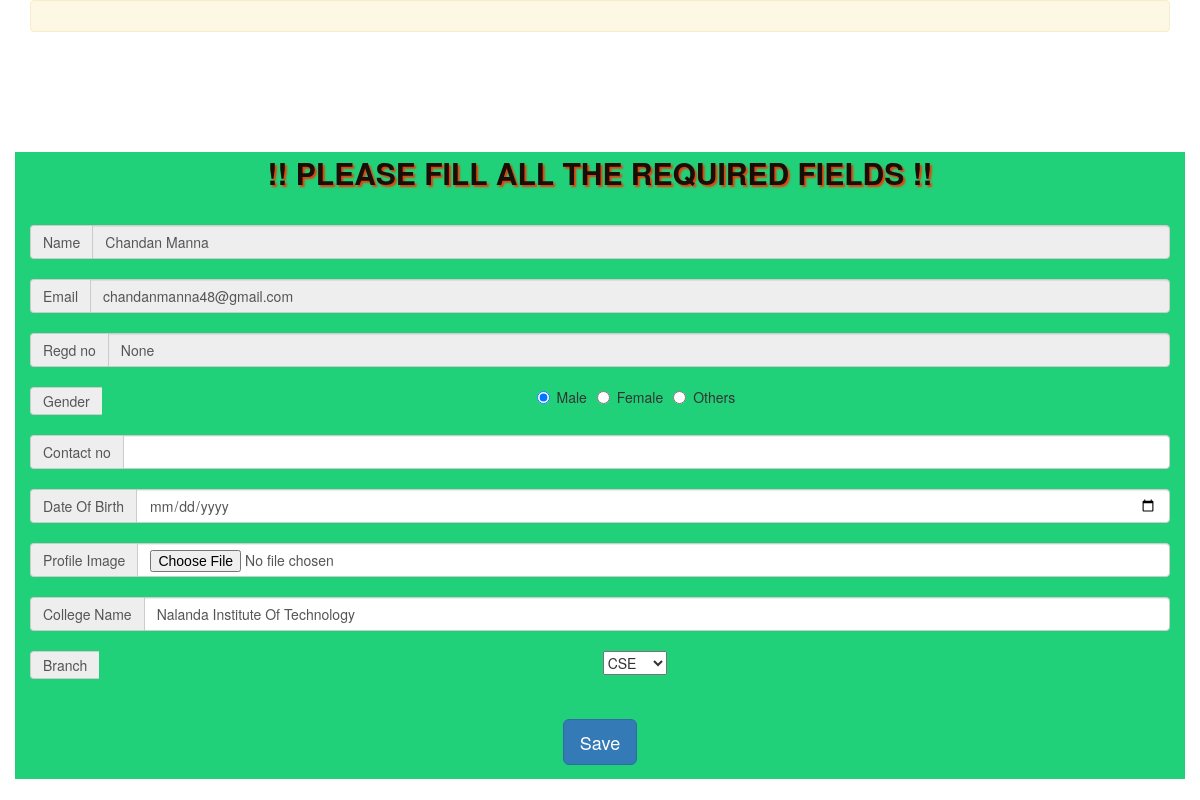
The app's page /accounts/user_fill (signed in) with its own data.
### accounts/models.py (models this page shows, shortened)
class Student(AbstractBaseUser,PermissionsMixin):
    email = models.EmailField(primary_key=True)
    first_name = models.CharField(max_length=40,null=True,blank=True)
    last_name = models.CharField(max_length=40,null=True,blank=True)
    gender = models.CharField(max_length=10,null=True,blank=True)
    phoneno = models.IntegerField(null=True,blank=True)
    dob = models.DateTimeField(blank=True,null=True)
    profile_image = models.FileField(upload_to='pics/',null=True,blank=True)
    college_name = models.CharField(max_length=50,default='Nalanda Institute Of Technology')
    branch = models.CharField(max_length=20,null=True,blank=True)
    regdno = models.IntegerField(null=True,blank=True)
    approved = models.BooleanField(default=False)
    date_of_join = models.DateTimeField(auto_now_add=True)
    date_of_approved = models.DateTimeField(null=True,blank=True)
    is_staff = models.BooleanField(default=True)
    is_active = models.BooleanField(default=True)
    USERNAME_FIELD = 'email'
    REQUIRED_FIELDS = []
    objects = UserManager()

### accounts/views.py (the view)
# urls.py: path('user_fill',views.user_fill,name='user_fill'),
def user_fill(request):
    return render(request,'user_fill.html')

### templates/user_fill.html (shortened to what this page needs)
<html>
<head>
    <link rel="stylesheet" href="https://maxcdn.bootstrapcdn.com/bootstrap/3.4.0/css/bootstrap.min.css">
</head>
<body>
    <div class="container" style="background-color: white;">
        <div class="alert alert-warning">
        </div>
    </div>
    <div class="container" style="text-align: center;margin-top:100px; background-color:rgb(33, 209, 121);">
        <p class="card-title" style="color: rgb(22, 14, 7);font-size:30px;text-shadow:2px 2px 2px rgb(231, 61, 9);font-weight:bold;">!! PLEASE FILL ALL THE REQUIRED FIELDS !!</p>
        <br>
        <form action="{% url 'user_data' regdno=user.regdno %}" method="POST">
            <div class="input-group">
                <span class="input-group-addon">Name</span>
                <input type="text" class="form-control" name="name" value="{{user.first_name}} {{user.last_name}}" disabled>
            </div>
            <br>
            <div class="input-group">
                <span class="input-group-addon">Email</span>
                <input type="email" class="form-control" name="email" value="{{user.email}}" disabled>
            </div>
            <br>
            <div class="input-group">
                <span class="input-group-addon">Regd no</span>
                <input type="text" class="form-control" name="regdno" value="{{user.regdno}}" disabled>
            </div>
            <br>
            <div class="input-group">
                <span class="input-group-addon">Gender </span>
                <label class="radio-inline"><input type="radio" name="gender" value="Male" checked> Male</label>
                <label class="radio-inline"><input type="radio" name="gender" value="Female">Female</label>
                <label class="radio-inline"><input type="radio" name="gender" value="Others">Others</label>
            </div>
            <br>
            <div class="input-group">
                <span class="input-group-addon">Contact no </span>
                <input type="text" class="form-control" name="phoneno" required>
            </div>
            <br>
            <div class="input-group">
                <span class="input-group-addon">Date Of Birth </span>
                <input type="date" class="form-control" name="dob" required>
            </div>
            <br>
            <div class="input-group">
                <span class="input-group-addon">Profile Image </span>
                <input type="file" class="form-control" name="profile_image" title="It helps admin to approve you easily ">
            </div>
            <br>
            <div class="input-group">
                <span class="input-group-addon">College Name </span>
                <input type="text" class="form-control" name="college" value="Nalanda Institute Of Technology" required>
            </div>
            <br>
            <div class="input-group">
                <span class="input-group-addon">Branch </span>
                <select name="branch" required>
                    <option value="CSE">CSE</option>
                </select>
            </div>
            <br>
            <br>
            <input type="submit" value="Save" class="btn btn-primary btn-lg">
        </form>
    </div>
</body>
</html>

### records on screen
Student: name "Chandan Manna", email "chandanmanna48@gmail.com", regdno "None"
